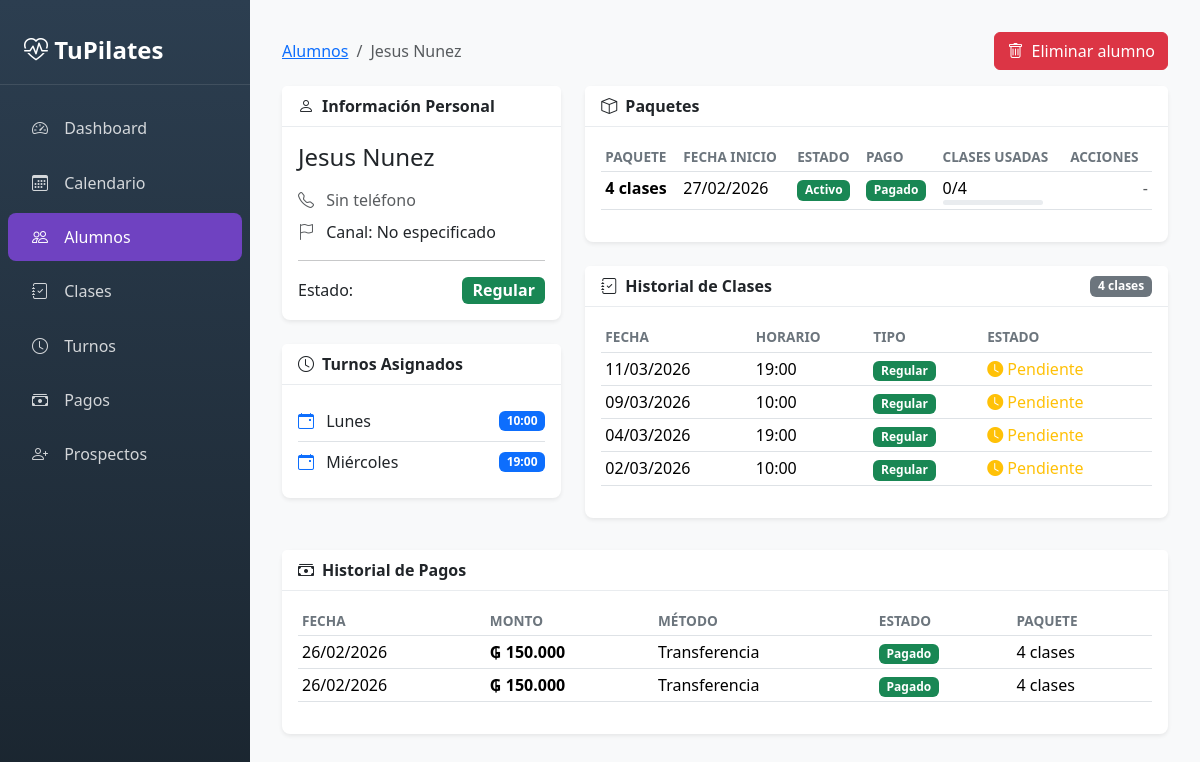
/panel/alumnos/4/, run on an earlier commit of the app's database.
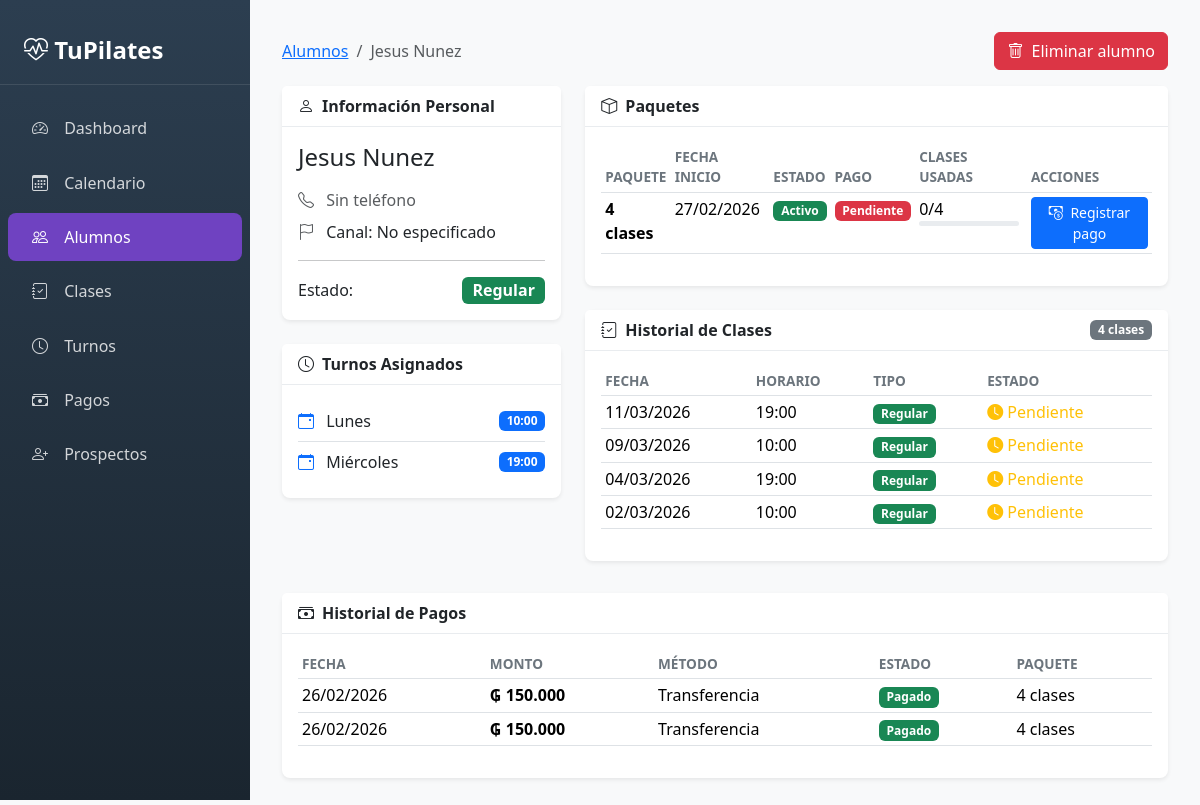
And on a later commit of the database.
### Pilapp/models.py (models this page shows, shortened)
class AlumnoPaquete(models.Model):
    id_alumno_paquete = models.AutoField(primary_key=True)
    id_alumno = models.ForeignKey(Alumno, on_delete=models.CASCADE)
    id_paquete = models.ForeignKey(Paquete, on_delete=models.CASCADE)
    estado = models.CharField(max_length=50, choices=[("activo", "Activo"), ("expirado", "Expirado")])
    estado_pago = models.CharField(max_length=50, choices=[
        ("pendiente", "Pendiente"),
        ("pagado", "Pagado"),
        ("parcial", "Pago Parcial")
    ], default="pendiente")
    fecha_inicio = models.DateField(null=True)

class Paquete(models.Model):
    id_paquete = models.AutoField(primary_key=True)
    cantidad_clases = models.IntegerField()
    costo = models.DecimalField(max_digits=10, decimal_places=2)

### Pilapp/views_panel.py (the view, shortened to what this page needs)
def panel_alumno_detalle(request, id_alumno):
    from .models import AlumnoPaqueteTurno
    alumno = get_object_or_404(
        Alumno.objects.select_related('id_persona'),
        id_alumno=id_alumno
    )
    paquetes = (
        AlumnoPaquete.objects
        .filter(id_alumno=alumno)
        .select_related('id_paquete')
        .order_by('-id_alumno_paquete')
    )
    ultimo_paquete = paquetes.first()
    ultimo_paquete_id = ultimo_paquete.id_alumno_paquete if ultimo_paquete else None
    total_pagado_ultimo = None
    restante_ultimo = None
    if ultimo_paquete:
        total_pagado_ultimo = (
            PagoAlumno.objects
            .filter(id_alumno_paquete=ultimo_paquete, id_pago__estado__in=['pagado', 'parcial'])
            .aggregate(total=Sum('id_pago__monto'))
            .get('total') or Decimal('0')
        )
        costo = ultimo_paquete.id_paquete.costo or Decimal('0')
        restante_ultimo = max(Decimal('0'), costo - total_pagado_ultimo)
    for paquete in paquetes:
        paquete.clases_usadas = AlumnoClase.objects.filter(
            id_alumno_paquete=paquete,
            estado__in=['asistió', 'faltó']
        ).count()
        total = paquete.id_paquete.cantidad_clases
        paquete.porcentaje_uso = (paquete.clases_usadas / total * 100) if total > 0 else 0
    turnos = AlumnoPaqueteTurno.objects.filter(
        id_alumno_paquete__id_alumno=alumno,
        id_alumno_paquete__estado='activo'
    ).select_related('id_turno')
    historial_clases = []
    clases_regulares = AlumnoClase.objects.filter(
        id_alumno_paquete__id_alumno=alumno
    ).select_related('id_clase', 'id_clase__id_turno').order_by('-id_clase__fecha')
    for ac in clases_regulares:
        historial_clases.append({
            'fecha': ac.id_clase.fecha,
            'horario': ac.id_clase.id_turno.horario.strftime('%H:%M'),
            'tipo': 'regular',
            'estado': ac.estado,
        })
    clases_ocasionales = AlumnoClaseOcasional.objects.filter(
        id_alumno=alumno
    ).select_related('id_clase', 'id_clase__id_turno').order_by('-id_clase__fecha')
    historial_clases.sort(key=lambda x: x['fecha'], reverse=True)
    pagos = PagoAlumno.objects.filter(
        id_alumno_paquete__id_alumno=alumno
    ).select_related('id_pago', 'id_alumno_paquete__id_paquete').order_by('-id_pago__fecha')
    return render(request, 'admin_panel/alumnos/detalle.html', {
        'alumno': alumno,
        'paquetes': paquetes,
        'turnos': turnos,
        'historial_clases': historial_clases,
        'pagos': pagos,
        'ultimo_paquete_id': ultimo_paquete_id,
        'total_pagado_ultimo': total_pagado_ultimo,
        'restante_ultimo': restante_ultimo,
    })

### Pilapp/templates/admin_panel/alumnos/detalle.html (shortened to what the changed rows need)
{% extends 'admin_panel/base.html' %}
{% load humanize %}
{% block content %}
<div class="row g-4">
    <div class="col-md-8">
        <div class="card mb-4">
            <div class="card-body">
                {% if paquetes %}
                <div class="table-responsive">
                    <table class="table table-sm">
                        <thead>
                            <tr>
                                <th>Paquete</th>
                                <th>Fecha Inicio</th>
                                <th>Estado</th>
                                <th>Pago</th>
                                <th>Clases Usadas</th>
                                <th>Acciones</th>
                            </tr>
                        </thead>
                        <tbody>
                            {% for paquete in paquetes %}
                            <tr>
                                <td><strong>{{ paquete.id_paquete.cantidad_clases }} clases</strong></td>
                                <td>{{ paquete.fecha_inicio|date:"d/m/Y"|default:"-" }}</td>
                                <td>
                                    <span class="badge {% if paquete.estado == 'activo' %}bg-success{% else %}bg-secondary{% endif %}">
                                        {{ paquete.estado|title }}
                                    </span>
                                </td>
                                <td>
                                    <span class="badge {% if paquete.estado_pago == 'pagado' %}bg-success{% elif paquete.estado_pago == 'parcial' %}bg-warning{% else %}bg-danger{% endif %}">
                                        {{ paquete.estado_pago|title }}
                                    </span>
                                </td>
                                <td>
                                    {{ paquete.clases_usadas }}/{{ paquete.id_paquete.cantidad_clases }}
                                    <div class="progress" style="height: 5px; width: 100px;">
                                    </div>
                                </td>
                                <td class="text-end">
                                    {% if paquete.id_alumno_paquete == ultimo_paquete_id and paquete.estado_pago != 'pagado' %}
                                        <button
                                        type="button"
                                        class="btn btn-sm btn-primary"
                                        data-bs-toggle="modal"
                                        data-bs-target="#modalRegistrarPago"
                                        >
                                        <i class="bi bi-cash-coin me-1"></i> Registrar pago
                                        </button>
                                    {% else %}
                                        <span class="text-muted">-</span>
                                    {% endif %}
                                </td>
                            </tr>
                            {% endfor %}
                        </tbody>
                    </table>
                </div>
                {% else %}
                <p class="text-muted text-center mb-0">No tiene paquetes registrados</p>
                {% endif %}
            </div>
        </div>
        <div class="card">
            <div class="card-body">
                {% if historial_clases %}
                <div class="table-responsive" style="max-height: 400px; overflow-y: auto;">
                    <table class="table table-sm table-hover">
                        <thead class="sticky-top bg-white">
                            <tr>
                                <th>Fecha</th>
                                <th>Horario</th>
                                <th>Tipo</th>
                                <th>Estado</th>
                            </tr>
                        </thead>
                    </table>
                </div>
                {% else %}
                <p class="text-muted text-center mb-0">No tiene clases registradas</p>
                {% endif %}
            </div>
        </div>
    </div>
</div>
<div class="row g-4 mt-2">
    <div class="col-12">
        <div class="card">
            <div class="card-body">
                {% if pagos %}
                <div class="table-responsive">
                    <table class="table table-sm">
                        <thead>
                            <tr>
                                <th>Fecha</th>
                                <th>Monto</th>
                                <th>Método</th>
                                <th>Estado</th>
                                <th>Paquete</th>
                            </tr>
                        </thead>
                    </table>
                </div>
                {% else %}
                <p class="text-muted text-center mb-0">No tiene pagos registrados</p>
                {% endif %}
            </div>
        </div>
    </div>
</div>
{% endblock %}

What changed in the data, as far as the page shows it:
changed AlumnoPaquete "Activo": estado_pago "Pagado" → "Pendiente"; estado_pago "-" → "Registrar pago"
